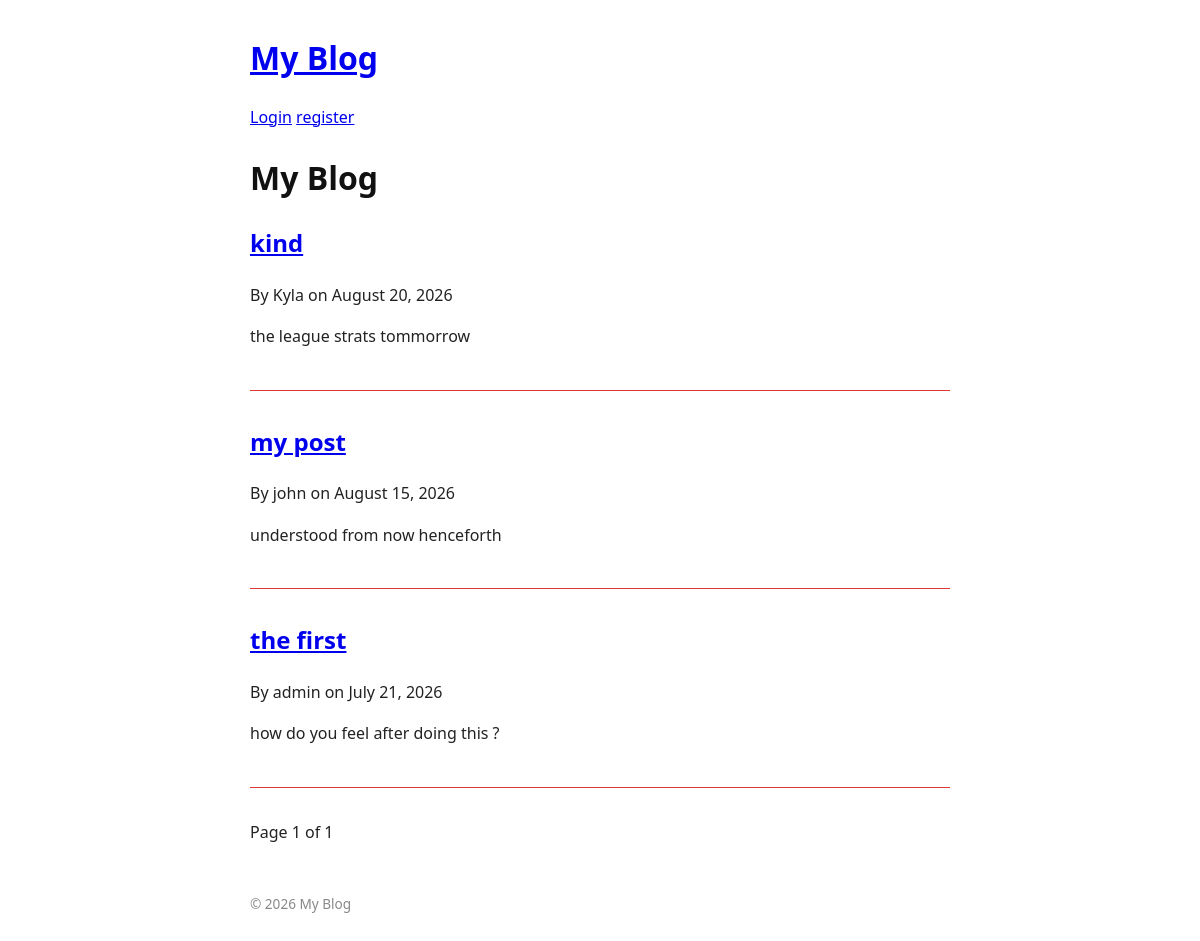
The page /blog/ on the database as committed earlier.
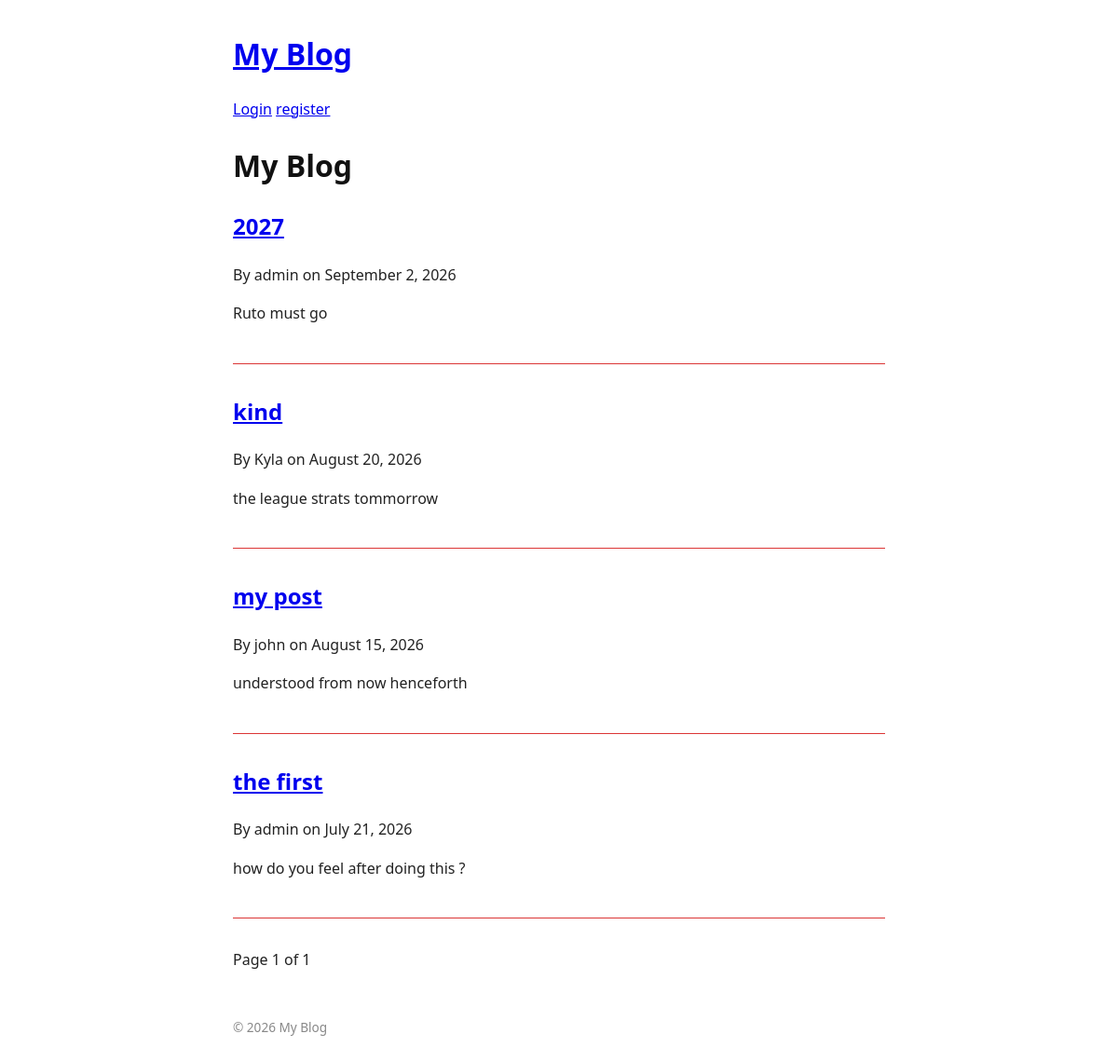
The same page on the database as committed later.
### blog/models.py (models this page shows)
class Post(models.Model):
    title = models.CharField(max_length=200)
    slug = models.SlugField(max_length=200, unique=True, help_text="A slug is a short label for something, containing only letters, numbers, underscores or hyphens. They’re generally used in URLs.")
    author = models.ForeignKey(User, on_delete=models.CASCADE, related_name='Posts')
    category = models.ForeignKey(Category, on_delete=models.SET_NULL, null=True, blank=True, related_name='posts')
    content = models.TextField()
    created_at = models.DateTimeField(auto_now_add=True)
    updated_at = models.DateTimeField(auto_now=True)
    published_at = models.DateTimeField(default=timezone.now)
    is_published = models.BooleanField(default=True)
    tags = models.ManyToManyField(Tag, blank=True, related_name='posts')
    image = models.ImageField(upload_to='post_images/', blank=True, null=True)

### blog/views.py (the view)
# urls.py: path('', views.post_list, name='post_list'),
def post_list(request):
    posts_qs = Post.objects.filter(is_published=True).order_by('-published_at')
    paginator = Paginator(posts_qs, 5) # Show 5 posts per page
    page_number = request.GET.get('page')
    posts = paginator.get_page(page_number)
    return render(request, 'blog/post_list.html', {'posts':posts})

### blog/templates/blog/post_list.html (shortened to what this page needs)
{% extends 'blog/base.html' %} {% block title %} My Blog - Home {% endblock %}
{% block content %} {% for post in posts %}
<article>
  <h2>
    <a href="{% url 'post_detail' post.slug %}">{{ post.title }}</a>
  </h2>
  <p>By {{post.author}} on {{ post.published_at|date:"F j, Y"}}
  </p>
  <p>{{ post.content|truncatewords:30 }}</p>
</article>
{% empty %}
<p>No posts yet</p>
{% endfor %}
<nav>
  <span> Page {{ posts.number }} of {{ posts.paginator.num_pages }} </span>
</nav>
{% endblock %}

### blog/templates/blog/base.html (shortened to what this page needs)
{% load static %}
<!doctype html>
<html lang="en">
  <head>
    <link rel="stylesheet" href="{% static 'css/style.css' %}" />
    <h1><a href="{% url 'post_list'%}"> My Blog</a></h1>
    <nav>
      {% if user.is_authenticated %}
      <span>Hi, {{ user.username }}</span>
      <a href="{% url 'post_create' %}">Write a Post</a>
      <form method="post" action="{% url 'logout' %}" style="display: inline">
        {% csrf_token %}
        <button type="submit">Logout</button>
        {% else %}
        <a href="{% url 'login' %}">Login</a>
        <a href="{% url 'register' %}">register</a>
        {% endif %}
    </nav>
  </head>
  <body>
    <header>
      <h1><a href="{% url 'post_list'%}"> My Blog</a></h1>
    </header>
    <main>{% block content %} {% endblock %}</main>
    <footer>
      <p>&copy; 2026 My Blog</p>
    </footer>
  </body>
</html>

### static/css/style.css (style rules this page uses)
body { font-family: system-ui, sans-serif; max-width: 700px; margin: 2rem auto; padding: 0 1rem; line-height: 1.6; color: #222; }
header h1 a { text-decoration: none; color: #111; }
article { margin-bottom: 2rem; padding-bottom: 1.5rem; border-bottom: 1px solid #db3636; }
article h2 { text-decoration: none; color: #1a1a1a; }
footer { margin-top: 3rem; font-size: 0.85rem; color: #888; }

Rows that differ between the two databases and show on the page:
added Post: title "2027", author "admin", published_at "September 2, 2026", content "Ruto must go"
